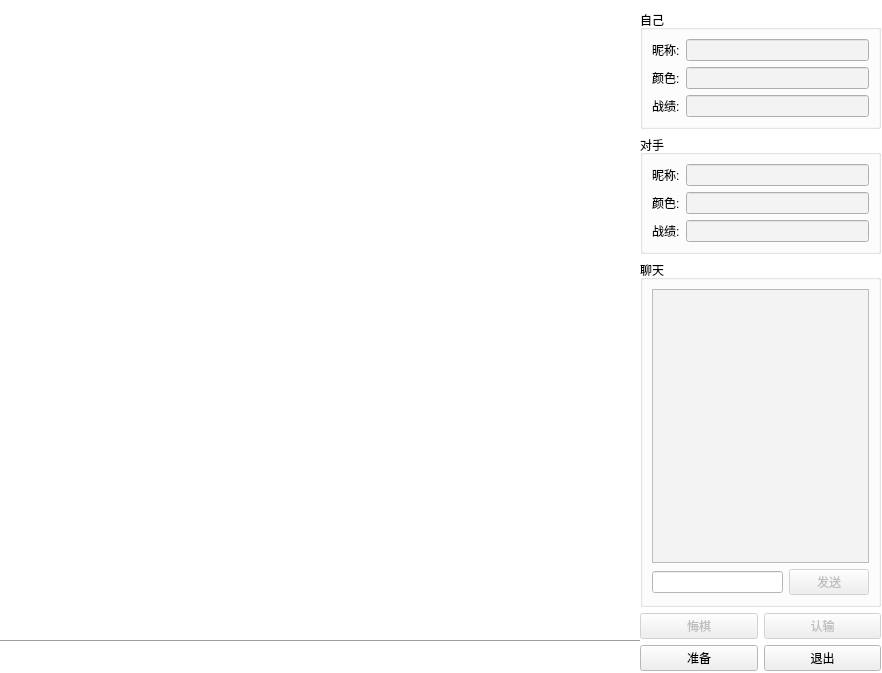
<?xml version="1.0" encoding="UTF-8"?>
<ui version="4.0">
 <class>GameStatusClass</class>
 <widget class="QDialog" name="GameStatusClass">
  <property name="geometry">
   <rect>
    <x>0</x>
    <y>0</y>
    <width>882</width>
    <height>673</height>
   </rect>
  </property>
  <property name="minimumSize">
   <size>
    <width>882</width>
    <height>673</height>
   </size>
  </property>
  <property name="maximumSize">
   <size>
    <width>925</width>
    <height>673</height>
   </size>
  </property>
  <property name="palette">
   <palette>
    <active>
     <colorrole role="Base">
      <brush brushstyle="SolidPattern">
       <color alpha="255">
        <red>255</red>
        <green>255</green>
        <blue>255</blue>
       </color>
      </brush>
     </colorrole>
     <colorrole role="Window">
      <brush brushstyle="SolidPattern">
       <color alpha="255">
        <red>255</red>
        <green>255</green>
        <blue>255</blue>
       </color>
      </brush>
     </colorrole>
    </active>
    <inactive>
     <colorrole role="Base">
      <brush brushstyle="SolidPattern">
       <color alpha="255">
        <red>255</red>
        <green>255</green>
        <blue>255</blue>
       </color>
      </brush>
     </colorrole>
     <colorrole role="Window">
      <brush brushstyle="SolidPattern">
       <color alpha="255">
        <red>255</red>
        <green>255</green>
        <blue>255</blue>
       </color>
      </brush>
     </colorrole>
    </inactive>
    <disabled>
     <colorrole role="Base">
      <brush brushstyle="SolidPattern">
       <color alpha="255">
        <red>255</red>
        <green>255</green>
        <blue>255</blue>
       </color>
      </brush>
     </colorrole>
     <colorrole role="Window">
      <brush brushstyle="SolidPattern">
       <color alpha="255">
        <red>255</red>
        <green>255</green>
        <blue>255</blue>
       </color>
      </brush>
     </colorrole>
    </disabled>
   </palette>
  </property>
  <property name="cursor">
   <cursorShape>ArrowCursor</cursorShape>
  </property>
  <property name="windowTitle">
   <string>网络五子棋 - 游戏中....</string>
  </property>
  <property name="windowIcon">
   <iconset resource="client.qrc">
    <normaloff>:/Client/Resources/exe.ico</normaloff>:/Client/Resources/exe.ico</iconset>
  </property>
  <widget class="QLabel" name="gameStatus_client_LB">
   <property name="geometry">
    <rect>
     <x>10</x>
     <y>640</y>
     <width>631</width>
     <height>31</height>
    </rect>
   </property>
   <property name="styleSheet">
    <string notr="true"/>
   </property>
   <property name="frameShape">
    <enum>QFrame::NoFrame</enum>
   </property>
   <property name="text">
    <string/>
   </property>
  </widget>
  <widget class="Line" name="line">
   <property name="geometry">
    <rect>
     <x>0</x>
     <y>640</y>
     <width>640</width>
     <height>3</height>
    </rect>
   </property>
   <property name="orientation">
    <enum>Qt::Horizontal</enum>
   </property>
  </widget>
  <widget class="QWidget" name="layoutWidget">
   <property name="geometry">
    <rect>
     <x>640</x>
     <y>10</y>
     <width>241</width>
     <height>661</height>
    </rect>
   </property>
   <layout class="QVBoxLayout" name="verticalLayout_4">
    <item>
     <widget class="QGroupBox" name="groupBox">
      <property name="title">
       <string>自己</string>
      </property>
      <layout class="QVBoxLayout" name="verticalLayout">
       <item>
        <layout class="QHBoxLayout" name="horizontalLayout_2">
         <item>
          <widget class="QLabel" name="label_3">
           <property name="text">
            <string>昵称:</string>
           </property>
          </widget>
         </item>
         <item>
          <widget class="QLineEdit" name="addr_me_client_LE">
           <property name="styleSheet">
            <string notr="true">background-color: rgb(243, 243, 243);</string>
           </property>
           <property name="readOnly">
            <bool>true</bool>
           </property>
          </widget>
         </item>
        </layout>
       </item>
       <item>
        <layout class="QHBoxLayout" name="horizontalLayout_8">
         <item>
          <widget class="QLabel" name="label_7">
           <property name="text">
            <string>颜色:</string>
           </property>
          </widget>
         </item>
         <item>
          <widget class="QLineEdit" name="color_me_client_LE">
           <property name="styleSheet">
            <string notr="true">background-color: rgb(243, 243, 243);</string>
           </property>
           <property name="readOnly">
            <bool>true</bool>
           </property>
          </widget>
         </item>
        </layout>
       </item>
       <item>
        <layout class="QHBoxLayout" name="horizontalLayout_3">
         <item>
          <widget class="QLabel" name="label_4">
           <property name="text">
            <string>战绩:</string>
           </property>
          </widget>
         </item>
         <item>
          <widget class="QLineEdit" name="record_me_client_LE">
           <property name="styleSheet">
            <string notr="true">background-color: rgb(243, 243, 243);</string>
           </property>
           <property name="readOnly">
            <bool>true</bool>
           </property>
          </widget>
         </item>
        </layout>
       </item>
      </layout>
     </widget>
    </item>
    <item>
     <widget class="QGroupBox" name="groupBox_2">
      <property name="title">
       <string>对手</string>
      </property>
      <layout class="QVBoxLayout" name="verticalLayout_2">
       <item>
        <layout class="QHBoxLayout" name="horizontalLayout_5">
         <item>
          <widget class="QLabel" name="label_5">
           <property name="text">
            <string>昵称:</string>
           </property>
          </widget>
         </item>
         <item>
          <widget class="QLineEdit" name="addr_rivar_client_LE">
           <property name="styleSheet">
            <string notr="true">background-color: rgb(243, 243, 243);</string>
           </property>
           <property name="readOnly">
            <bool>true</bool>
           </property>
          </widget>
         </item>
        </layout>
       </item>
       <item>
        <layout class="QHBoxLayout" name="horizontalLayout_9">
         <item>
          <widget class="QLabel" name="label_8">
           <property name="text">
            <string>颜色:</string>
           </property>
          </widget>
         </item>
         <item>
          <widget class="QLineEdit" name="color_rivar_client_LE">
           <property name="styleSheet">
            <string notr="true">background-color: rgb(243, 243, 243);</string>
           </property>
           <property name="readOnly">
            <bool>true</bool>
           </property>
          </widget>
         </item>
        </layout>
       </item>
       <item>
        <layout class="QHBoxLayout" name="horizontalLayout_6">
         <item>
          <widget class="QLabel" name="label_6">
           <property name="text">
            <string>战绩:</string>
           </property>
          </widget>
         </item>
         <item>
          <widget class="QLineEdit" name="record_rivar_client_LE">
           <property name="styleSheet">
            <string notr="true">background-color: rgb(243, 243, 243);</string>
           </property>
           <property name="readOnly">
            <bool>true</bool>
           </property>
          </widget>
         </item>
        </layout>
       </item>
      </layout>
     </widget>
    </item>
    <item>
     <widget class="QGroupBox" name="groupBox_3">
      <property name="title">
       <string>聊天</string>
      </property>
      <layout class="QVBoxLayout" name="verticalLayout_3">
       <item>
        <widget class="QTextEdit" name="chatLog_client_TE">
         <property name="styleSheet">
          <string notr="true">background-color: rgb(243, 243, 243);</string>
         </property>
         <property name="readOnly">
          <bool>true</bool>
         </property>
        </widget>
       </item>
       <item>
        <layout class="QHBoxLayout" name="horizontalLayout_7">
         <item>
          <widget class="QLineEdit" name="sendwords_client_LE">
           <property name="enabled">
            <bool>true</bool>
           </property>
          </widget>
         </item>
         <item>
          <widget class="QPushButton" name="send_client_BTN">
           <property name="enabled">
            <bool>false</bool>
           </property>
           <property name="text">
            <string>发送</string>
           </property>
           <property name="default">
            <bool>true</bool>
           </property>
          </widget>
         </item>
        </layout>
       </item>
      </layout>
     </widget>
    </item>
    <item>
     <layout class="QHBoxLayout" name="horizontalLayout">
      <item>
       <widget class="QPushButton" name="undo_client_BTN">
        <property name="enabled">
         <bool>false</bool>
        </property>
        <property name="text">
         <string>悔棋</string>
        </property>
       </widget>
      </item>
      <item>
       <widget class="QPushButton" name="lose_client_BTN">
        <property name="enabled">
         <bool>false</bool>
        </property>
        <property name="text">
         <string>认输</string>
        </property>
       </widget>
      </item>
     </layout>
    </item>
    <item>
     <layout class="QHBoxLayout" name="horizontalLayout_4">
      <item>
       <widget class="QPushButton" name="gameReady_client_BTN">
        <property name="text">
         <string>准备</string>
        </property>
       </widget>
      </item>
      <item>
       <widget class="QPushButton" name="quit_client_BTN">
        <property name="text">
         <string>退出</string>
        </property>
       </widget>
      </item>
     </layout>
    </item>
   </layout>
  </widget>
 </widget>
 <tabstops>
  <tabstop>send_client_BTN</tabstop>
  <tabstop>sendwords_client_LE</tabstop>
  <tabstop>gameReady_client_BTN</tabstop>
  <tabstop>undo_client_BTN</tabstop>
  <tabstop>lose_client_BTN</tabstop>
  <tabstop>quit_client_BTN</tabstop>
  <tabstop>addr_me_client_LE</tabstop>
  <tabstop>record_me_client_LE</tabstop>
  <tabstop>addr_rivar_client_LE</tabstop>
  <tabstop>record_rivar_client_LE</tabstop>
  <tabstop>chatLog_client_TE</tabstop>
 </tabstops>
 <resources>
  <include location="client.qrc"/>
 </resources>
 <connections/>
</ui>
